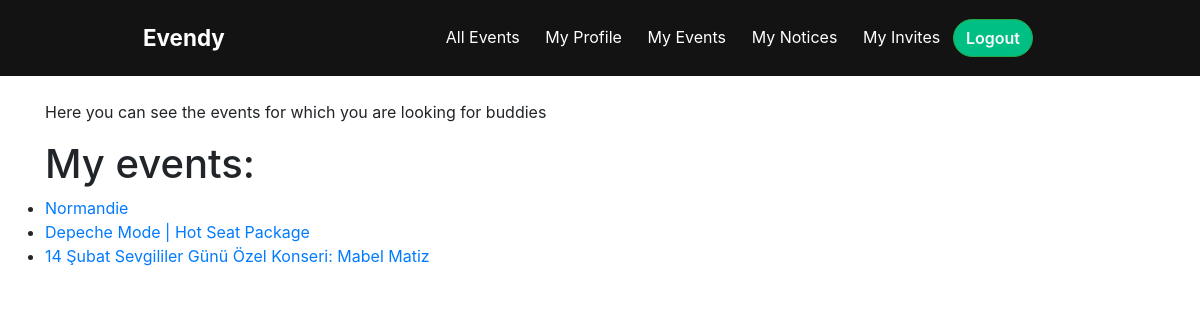
Screenshot of /my-events/ (signed in) with the database file from the repository.
### evendy/models.py (models this page shows, shortened)
class Event(models.Model):
    title = models.CharField(max_length=100)
    date = models.DateField()
    time = models.TimeField(null=True)
    place = models.CharField(max_length=250)
    image = models.URLField(default='event_pics/event_default.jpg')
    attendees_looking_for_company = models.ManyToManyField(Profile, related_name='events_who_is_looking_for_company')

### evendy/views.py (the view)
# urls.py: path('my-events/', evendy_views.show_my_events, name='show_my_events')
def show_my_events(request):
    user_profile = request.user.profile
    planned_events = user_profile.user_planned_events.all()
    return render(request, 'evendy/user_events.html', {'planned_events': planned_events})

### evendy/templatetags/evendy_custom_tags.py (called while the page is built)
@register.filter
def has_unread_notif(user):
    notifications = Notice.objects.filter(recipient=user, is_read=False)
    if notifications.exists():
        return True
    return False

### evendy/templates/evendy/user_events.html
{% extends 'evendy/base.html' %}
{% block content %}
<p>Here you can see the events for which you are looking for buddies</p>
 <h1>My events:</h1>
     <ul>
      {% for planned_event in planned_events %}
        <li>
          <a href="{% url 'event_details' planned_event.id %}">{{ planned_event.title }}</a>
        </li>
      {% endfor %}
    </ul>
{% endblock %}

### evendy/static/evendy/base.css (style rules this page uses)
* { margin: 0; padding: 0; box-sizing: border-box; }
body { padding-top: 100px; }

### rows the page displays
Event: title "Normandie"
Event: title "Depeche Mode | Hot Seat Package"
Event: title "14 Şubat Sevgililer Günü Özel Konseri: Mabel Matiz"
